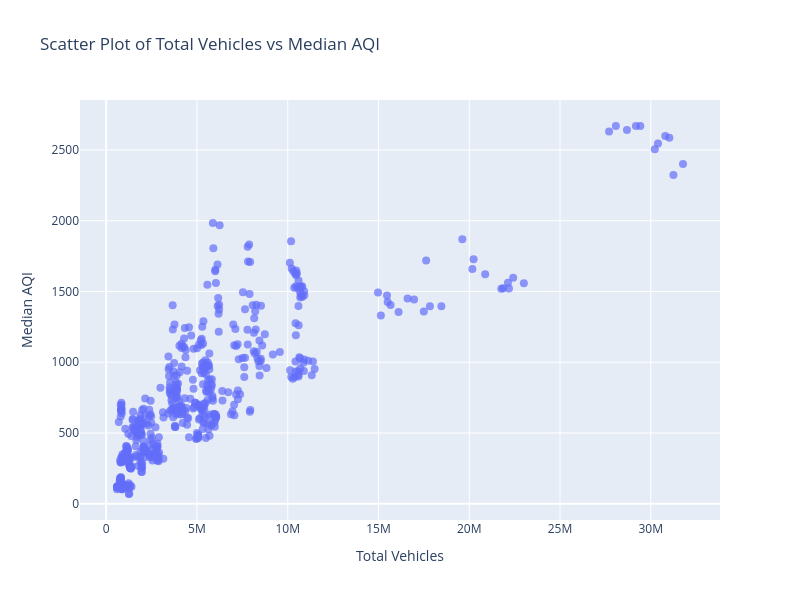

The cell this chart's notebook holds for it:
### Code cell
# Scatter plot to check the relationship between total vehicles and median aqi
fig = px.scatter(
    df,
    x="Total Vehicles",
    y="Median AQI",
    hover_name="State",
    labels={
        "Total Vehicles": "Total Vehicles",
        "Median AQI": "Median AQI"
    },
    title="Scatter Plot of Total Vehicles vs Median AQI"
)

fig.update_traces(marker=dict(size=8, opacity=0.7))
fig.update_layout(height=600, width=800)

fig.show()

### Figure 1 — Plotly figure (JSON) as saved in the notebook; plotly's stock layout.template omitted (floating-point values rounded to 4 significant figures; data arrays with more than 128 entries replaced by an {"elided": "..."} marker saying what was removed)
{"data": [{"hovertemplate": "<b>%{hovertext}</b><br><br>Total Vehicles=%{x}<br>Median AQI=%{y}<extra></extra>", "hovertext": {"elided": "550 str values"}, "legendgroup": "", "marker": {"color": "#636efa", "opacity": 0.7, "size": 8, "symbol": "circle"}, "mode": "markers", "name": "", "orientation": "v", "showlegend": false, "type": "scatter", "x": {"elided": "550 int values"}, "xaxis": "x", "y": {"elided": "550 int values"}, "yaxis": "y"}], "layout": {"height": 600, "legend": {"tracegroupgap": 0}, "title": {"text": "Scatter Plot of Total Vehicles vs Median AQI"}, "width": 800, "xaxis": {"anchor": "y", "domain": [0, 1], "title": {"text": "Total Vehicles"}}, "yaxis": {"anchor": "x", "domain": [0, 1], "title": {"text": "Median AQI"}}}}
